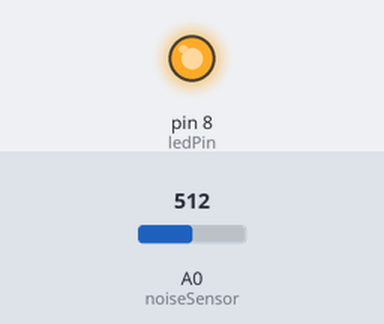
A sketch run on a simulated Arduino Uno, built with avr-gcc and run on an emulated ATmega328P. Shown: output pins drawn as LEDs (lit = HIGH). Inputs (shaded band) come from the test bench; at power-on: A0 (noiseSensor) = 512. What the sketch prints to the serial monitor is not drawn.

Above: at 0.1 s.
Timing chart, 0 to 1.6 s (numbered marks = the images above):
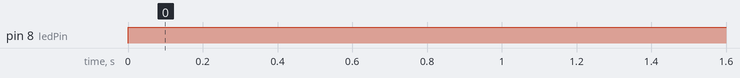

The sketch:

IOTproject.ino
```cpp
/*Noise Detector
 * This sketch reads in a a sound such as a baby's cry.
 * It should rad in the noise and compare it to the threshold.
 * If the noise is above the threshold level the light will turn on.
 * It will also output a message.
 * Once the noise goes below the threshold level the light will go off.


 */


// these constants won't change:
const int ledPin = 8;      // led connected to digital pin 13
const int noiseSensor = A0; // the piezo is connected to analog pin 0
const int threshold = 20;  // threshold value to decide when the the light turns on.


// these variables will change:
int sensorReading = 0;      // variable to store the value read from the sensor pin
int ledState = LOW;         // variable used to store the last LED status, to toggle the light

void setup() {
  pinMode(ledPin, OUTPUT); // declare the ledPin as as OUTPUT
  Serial.begin(9600);       // use the serial port
}

void loop() {
  // read the sensor and store it in the variable sensorReading:
  sensorReading = analogRead(noiseSensor);

  // if the sensor reading is greater than the threshold:
  if (sensorReading >= threshold) {
    // toggle the status of the ledPin:
    ledState = !ledState;
    // update the LED pin itself:
    digitalWrite(ledPin, HIGH);
    // send the string "Shush!" back to the computer, followed by newline
    Serial.println("Shush!");
  }
  delay(100);  // delay to avoid overloading the serial port buffer
}
```

Measured:
- by itself, pin 8 (ledPin): LOW → HIGH at 0.00 s
